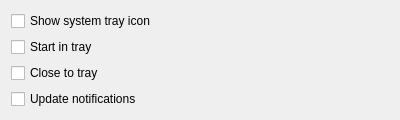
<?xml version="1.0" encoding="UTF-8"?>
<ui version="4.0">
 <class>GUI_PlayerPreferences</class>
 <widget class="QWidget" name="GUI_PlayerPreferences">
  <property name="geometry">
   <rect>
    <x>0</x>
    <y>0</y>
    <width>400</width>
    <height>115</height>
   </rect>
  </property>
  <layout class="QGridLayout" name="gridLayout">
   <item row="4" column="0">
    <widget class="QCheckBox" name="cb_update_notifications">
     <property name="text">
      <string>Update notifications</string>
     </property>
    </widget>
   </item>
   <item row="1" column="0">
    <widget class="QCheckBox" name="cb_start_in_tray">
     <property name="text">
      <string>Start in tray</string>
     </property>
    </widget>
   </item>
   <item row="3" column="0">
    <widget class="QCheckBox" name="cb_close_to_tray">
     <property name="text">
      <string>Close to tray</string>
     </property>
    </widget>
   </item>
   <item row="0" column="0">
    <widget class="QCheckBox" name="cb_show_tray_icon">
     <property name="text">
      <string>Show system tray icon</string>
     </property>
    </widget>
   </item>
  </layout>
 </widget>
 <resources/>
 <connections/>
</ui>
